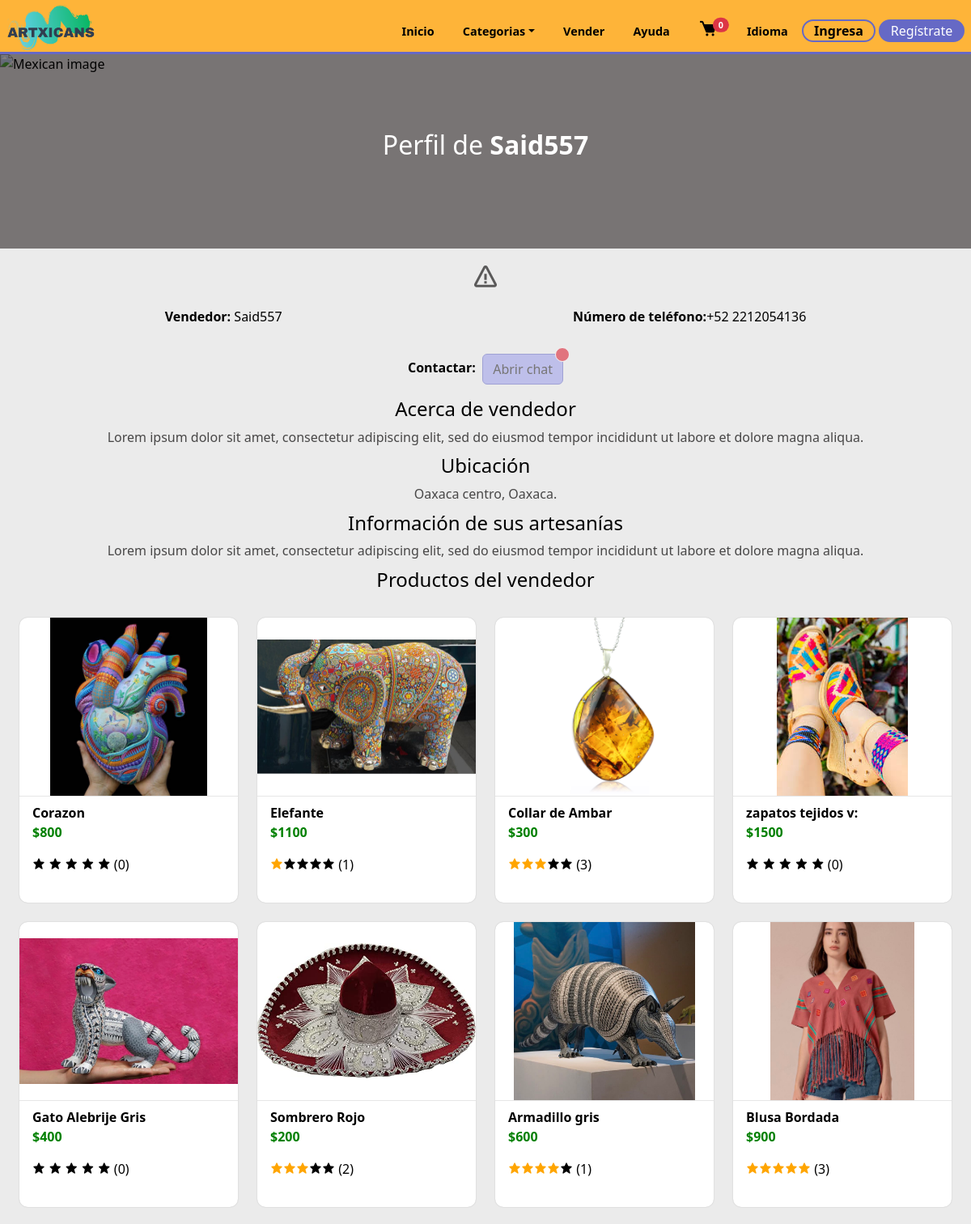
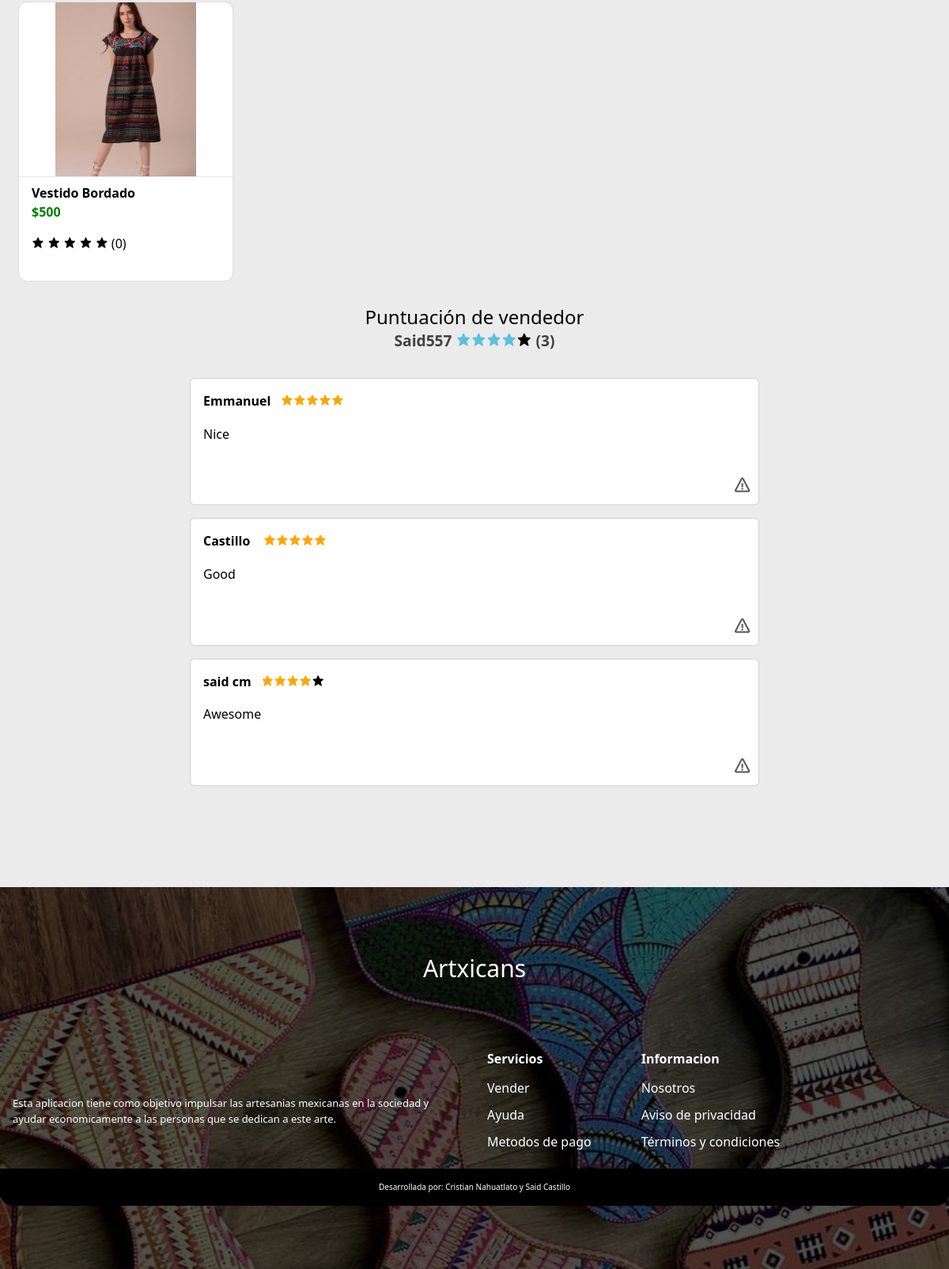
The app's page /profile-seller.php?seller_data=5 with its own data (2 pictures, top to bottom).
### tables this page shows
CREATE TABLE `reg_sellers` (
  `IDregseller` int(11) NOT NULL,
  `Nombre` varchar(255) NOT NULL,
  `apellidos` varchar(255) NOT NULL,
  `nickname` varchar(255) NOT NULL,
  `lada` int(4) NOT NULL,
  `telefono` varchar(20) NOT NULL,
  `telefonoref` varchar(20) NOT NULL,
  `domicilio` varchar(255) NOT NULL,
  `postal` varchar(10) NOT NULL,
  `identificador` varchar(255) NOT NULL,
  `solicitud` varchar(50) NOT NULL,
  `ID_registro` int(11) DEFAULT NULL
);

CREATE TABLE `sellers_data` (
  `id_data` int(11) NOT NULL,
  `description` varchar(150) NOT NULL,
  `desc_art` varchar(150) NOT NULL,
  `location` varchar(150) NOT NULL,
  `ID_registro` int(11) DEFAULT NULL
);

CREATE TABLE `products` (
  `id_product` int(11) NOT NULL,
  `product` varchar(80) NOT NULL,
  `image1` varchar(80) NOT NULL,
  `price` int(11) NOT NULL,
  `description` varchar(250) NOT NULL,
  `category` varchar(30) NOT NULL,
  `stock` int(11) NOT NULL,
  `image2` varchar(30) NOT NULL,
  `image3` varchar(30) NOT NULL,
  `ID_registro` int(11) DEFAULT NULL,
  `estatus` varchar(50) NOT NULL
);

CREATE TABLE `profile_comments` (
  `id_comment` int(11) NOT NULL,
  `star` int(11) NOT NULL,
  `comment` varchar(150) NOT NULL,
  `seller` int(11) DEFAULT NULL,
  `ID_registro` int(11) DEFAULT NULL
);

CREATE TABLE `registro` (
  `ID` int(11) NOT NULL,
  `Nombre` varchar(255) NOT NULL,
  `Correo` varchar(255) NOT NULL,
  `Contraseña` varchar(255) NOT NULL,
  `estatus` int(2) NOT NULL,
  `direccion` int(1) NOT NULL
);

### profile-seller.php (the view, shortened to what this page needs)
<?php
    include('./templates/cabecera.php');
    include('./global/conexion.php');
    $user = $_GET['seller_data'];
    $query = mysqli_query($conn,"SELECT * FROM reg_sellers WHERE ID_registro = $user");
    $data = mysqli_fetch_array($query);
?>
    <section class="profile-data">
        <div class="profile-seller">
            <div class="overlay-seller"></div>
            <div class="profileContent container">
                <div class="profileText">
                    <h1 class="title-profile">Perfil de <strong><?php echo $data['nickname']?></strong></h1>
                </div>
            </div>
        </div>
        <div class="report-seller">
          <a  data-bs-toggle="modal" style="cursor:pointer" data-bs-target="#ModalReportSeller-<?php echo $user?>" class="report-container"><i class='bx bx-error bx-md'></i></a>
        </div>
    <div class="inf0-seller">
        <p><strong>Vendedor:</strong>&nbsp;<?php echo $data['nickname']?></p>
        <p><strong>Número de teléfono:</strong>+<?php echo $data['lada'];?>&nbsp;<?php echo $data['telefono']?></p>
    </div>
    <?php
         if(!@$_SESSION['user']){  ?>
    <div class="chat">
        <p><strong>Contactar:</strong>&nbsp;&nbsp;<button type="button" disabled class="btn btn-info position-relative">
        Abrir chat
        <span class="position-absolute top-0 start-100 translate-middle p-2 bg-danger border border-light rounded-circle">
        </span>
        </button></p>
    </div>
    <?php }else{
    if($id_user <> $user){?>
    <div class="chat">
            <p><strong>Contactar:</strong>&nbsp;&nbsp;<button type="button" class="btn btn-info position-relative" onclick="location.href='./toChat.php?seller_data=<?php echo base64_encode($user)?>'" >
               Abrir chat
              <span class="position-absolute top-0 start-100 translate-middle p-2 bg-danger border border-light rounded-circle">
              <span class="visually-hidden">New alerts</span>
              </span>
              </button>
            </p>
    </div>
   <?php } }
        $query2 = mysqli_query($conn,"SELECT * FROM sellers_data WHERE ID_registro = $user");
        $data2 = mysqli_fetch_array($query2);
        if(empty($data2['description'])){}else{
    ?>
    <div class="about-seller">
      <h2 align="center">Acerca de vendedor </h2>
       <p class="txt-profile"><?php echo $data2['description']?></p>
    </div>
    <?php }
        if(empty($data2['location'])){}else{
    ?>
    <div class="ubicacion">
        <h2 align="center">Ubicación</h2>
        <p class="txt-profile"><?php echo $data2['location']?></p>
    </div>
    <?php }
        if(empty($data2['desc_art'])){}else{
    ?>
    <div class="about-art">
      <h2 align="center">Información de sus artesanías</h2>
      <p class="txt-profile"><?php echo $data2['desc_art']?></p>
    </div>
    <?php } ?>
    <div class="products-seller">
        <h2 align="center">Productos del vendedor</h2>
        <div class='mainContent grid' id="mainContent">
       <?php
        $query3 = mysqli_query($conn,"SELECT * FROM products WHERE ID_registro = $user ORDER BY rand()");
        while($data3 = mysqli_fetch_array($query3)){
            $id_p = $data3['id_product'];
       ?>
       <div class="single-product">
        <a href="product.php?id_product=<?php echo $data3['id_product'];?>" class='referencia'>
             <div class='imgDiv'>
                <img src="assets/products/<?php echo $data3['image1'];?>"  alt="<?php echo $data3['product']?>">
            </div>
            <div class="card-info">
                <span class="product-title"><?php echo $data3['product'];?></span>
                <span class="price">$<?php echo $data3['price'];?></span>
                <p style="color:black">
             <?php
                 $sql = mysqli_query($conn,"SELECT * FROM stars WHERE id_product = $id_p");
                 $sum =  mysqli_query($conn,"SELECT SUM(star) as score FROM stars WHERE id_product = $id_p");
                 $score = mysqli_fetch_array($sum);
                 $num = $sql->num_rows;
                 if($num > 0){
                     $d1 = $num * 1;$d2 = $num * 2;$d3 = $num * 3;$d4 = $num * 4;$d5 = $num * 5;
                     $counter = $score['score'];
                     if($counter >= $d5):
                     ?>
                     <i class="bx bxs-star bx-5"></i><i class="bx bxs-star bx-5"></i><i class="bx bxs-star bx-5"></i><i class="bx bxs-star bx-5"></i><i class="bx bxs-star bx-5"></i>
                     <?php elseif($counter >= $d4):?>
                     <i class="bx bxs-star bx-5"></i><i class="bx bxs-star bx-5"></i><i class="bx bxs-star bx-5"></i><i class="bx bxs-star bx-5"></i><i class="bx bxs-star bx-10"></i>
                     <?php elseif($counter >= $d3):?>
                     <i class="bx bxs-star bx-5"></i><i class="bx bxs-star bx-5"></i><i class="bx bxs-star bx-5"></i><i class="bx bxs-star bx-10"></i><i class="bx bxs-star bx-10"></i>
                     <?php elseif($counter >= $d2):?>
                     <i class="bx bxs-star bx-5"></i><i class="bx bxs-star bx-5"></i><i class="bx bxs-star bx-10"></i><i class="bx bxs-star bx-10"></i><i class="bx bxs-star bx-10"></i>
                     <?php else:?>
                     <i class="bx bxs-star bx-5"></i><i class="bx bxs-star bx-10"></i><i class="bx bxs-star bx-10"></i><i class="bx bxs-star bx-10"></i><i class="bx bxs-star bx-10"></i>
                     <?php endif;
                     ?>
                 (<?php echo $num?>)
             <?php  }else{ ?>
             <i class="bx bxs-star bx-10"></i>
             <i class="bx bxs-star bx-10"></i>
             <i class="bx bxs-star bx-10"></i>
             <i class="bx bxs-star bx-10"></i>
             <i class="bx bxs-star bx-10"></i>
               (0)
               <?php }?>
             </p>
            </div>
           </a>
        </div>
    <?php }?>
        </div>
    </div>
    <div class="stars-seller">
        <h2 align="center">Puntuación de vendedor</h2>
        <p align="center" class="vendor-class"><?php echo $data['nickname']?>
        <?php
                 $sql2 = mysqli_query($conn,"SELECT * FROM profile_comments WHERE seller = $user");
                 $sum2 =  mysqli_query($conn,"SELECT SUM(star) as score2 FROM profile_comments WHERE seller = $user");
                 $score2 = mysqli_fetch_array($sum2);
                 $num2 = $sql2->num_rows;
                 if($num2 > 0){
                     $d1x = $num2 * 1;$d2x = $num2 * 2;$d3x = $num2 * 3;$d4x = $num2 * 4;$d5x = $num2 * 5;
                     $counter2 = $score2['score2'];
                     if($counter2 >= $d5x):
                     ?>
                     <i class="bx bxs-star bx-6"></i><i class="bx bxs-star bx-6"></i><i class="bx bxs-star bx-6"></i><i class="bx bxs-star bx-6"></i><i class="bx bxs-star bx-6"></i>
                     <?php elseif($counter2 >= $d4x):?>
                     <i class="bx bxs-star bx-6"></i><i class="bx bxs-star bx-6"></i><i class="bx bxs-star bx-6"></i><i class="bx bxs-star bx-6"></i><i class="bx bxs-star bx-10"></i>
                     <?php elseif($counter2 >= $d3x):?>
                     <i class="bx bxs-star bx-6"></i><i class="bx bxs-star bx-6"></i><i class="bx bxs-star bx-6"></i><i class="bx bxs-star bx-10"></i><i class="bx bxs-star bx-10"></i>
                     <?php elseif($counter2 >= $d2x):?>
                     <i class="bx bxs-star bx-6"></i><i class="bx bxs-star bx-6"></i><i class="bx bxs-star bx-10"></i><i class="bx bxs-star bx-10"></i><i class="bx bxs-star bx-10"></i>
                     <?php else:?>
                     <i class="bx bxs-star bx-6"></i><i class="bx bxs-star bx-10"></i><i class="bx bxs-star bx-10"></i><i class="bx bxs-star bx-10"></i><i class="bx bxs-star bx-10"></i>
                     <?php endif;
                     ?>
                 (<?php echo $num2?>)
               <?php }?>
        </p>
    </div>
    <div class="all-comments">
        <?php
            $check = mysqli_query($conn,"SELECT * FROM profile_comments WHERE seller = $user");
            if($check->num_rows > 0){
            $cons = mysqli_query($conn,"SELECT * FROM profile_comments INNER JOIN registro ON profile_comments.ID_registro = registro.ID WHERE seller = '$user' ORDER BY rand()");
            while($res2 = mysqli_fetch_array($cons)){?>
    <div class="card card-comment">
        <div class="card-body">
          <div class="com-cointer">
        <p class="stars-score"><strong><?php echo $res2['Nombre']?></strong>&nbsp;&nbsp;
              <?php
              switch($res2['star']){
                case '4': echo "<i class='bx bxs-star bx-5'></i><i class='bx bxs-star bx-5'></i><i class='bx bxs-star bx-5'></i><i class='bx bxs-star bx-5'></i><i class='bx bxs-star bx-10'></i>";
                break;
                case '5': echo "<i class='bx bxs-star bx-5'></i><i class='bx bxs-star bx-5'></i><i class='bx bxs-star bx-5'></i><i class='bx bxs-star bx-5'></i><i class='bx bxs-star bx-5'></i>";
                break;
              }
              ?>
        </p>
        </div>
        <p > <?php echo $res2['comment']?></p>
      </div>
           <div class="options-container">
        <a  data-bs-toggle="modal" style="cursor:pointer" data-bs-target="#ModalReport-<?php echo $res2['id_comment']?>" class="report-container"><i class='bx bx-error bx-sm'></i></a>
      </div>
      </div>
            <?php }
            }else{
                ?>
                <div class="alert alert-dark" role="alert">
                  Este vendedor aún no cuenta con comentarios.
                </div>
                <?php
            }
        ?>
    </div>
</section>
<?php
    include('./templates/pie.php');
?>

### styles/home/products.css (style rules this page uses)
.mainContent { padding: 2rem 0 2rem; padding-left: 1.5rem; padding-right: 1.5rem; justify-content: center; gap: 1.5rem; }
.single-product { height: 100%; display: grid; row-gap: 10px; border-radius: 10px; align-items: center; box-shadow: 0 0 0.1em rgba(0,0,0,0.2); background-color: rgb(255, 255, 255); cursor: pointer; transition-property: box-shadow; overflow: hidden; }
.imgDiv { height: 220px; width: 100%; overflow: hidden; }
.imgDiv img { height: 100%; width: 100%; object-fit:contain; transition: hidden; }
.card-info { border-top: 1px solid rgb(230, 230, 230); padding: 0.5rem 1rem; display: flex; flex-flow: column; flex-wrap: wrap; }
.card-info * + * { display: block; margin-bottom: 1rem; }
.price { font-weight: bold; color: green; }
.product-title { font-weight: bold; color: black; }
@media screen and (min-width:420px) { .mainContent { grid-template-columns: repeat(2,1fr); } }
@media screen and (min-width:420px) { .single-product { height: auto; } }
@media screen and (min-width:720px) { .mainContent { grid-template-columns: repeat(3,1fr); } }
@media screen and (min-width:720px) { .single-product { height: auto; } }
@media screen and (min-width:1024px) { .mainContent { grid-template-columns: repeat(4,1fr); } }
@media screen and (min-width:1024px) { .single-product { height: auto; } }
.btn-info { --bs-btn-color: var(--bs-white); --bs-btn-bg: var(--second-alpha-color); --bs-btn-border-color: var(--second-alpha-color); --bs-btn-hover-color: var(--bs-white); --bs-btn-hover-bg: #787bc8; --bs-btn-hover-border-color:var(--second-alpha-color) ; --bs-btn-focus-shadow-rgb: var(--bd-violet-rgb); --bs-btn-active-color: var(--bs-btn-hover-color); --bs-btn-active-bg: var(--second-alpha-color); --bs-btn-active-border-color: var(--second-alpha-color); --bs-btn-disabled-color:rgb(57, 55, 55); --bs-btn-disabled-bg: #a7a9ea; --bs-btn-disabled-border-color: #787bc8; }
.all-comments { margin: 0 auto; display: flex; align-items: center; justify-content: center; flex-wrap: wrap; flex-direction: column; }
.card-comment { margin-top: 1rem; width:90vw; }
.bx-10 { color: black; }
.bx-5 { color: orange; }
.bx-6 { color: #5bc0de; }
@media screen and (min-width: 768px) { .card-comment { width:60vw; } }

### styles/home/main.css (style rules this page uses)
body { top:0px !important; }

### styles/pages/products.css (style rules this page uses)
.options-container { display:flex; justify-content:end; padding :0.5rem; }
.report-container,.show-more-comment { color: black; }
.report-container .bx { color: rgb(90, 89, 89); }

### styles/pages/sellers.css (style rules this page uses)
.profile-seller { width: 100%; height: 20vh; position: relative; display: flex; align-items: center; justify-content: center; margin: 0rem auto; }
.profile-seller .overlay-seller { position: absolute; height: 100%; width: 100%; background: rgb(65, 63, 63); top: 0; bottom: 0; z-index: 1; mix-blend-mode: hard-light; }
.profileContent { width: 100%; height: max-content; padding: 0 1.5rem 1rem; display: flex; flex-direction: column; align-items: center; justify-content: center; margin:0 auto; color: white; z-index: 100; }
.title-profile { font-weight: 500; position: relative; text-align: center; margin: 0 auto; font-size: 1.5rem; }
.title-profile strong { font-weight: bold; }
.inf0-seller { margin: 1rem 2rem; display: flex; align-items: center; justify-content: space-around; flex-wrap: wrap; gap: 1rem; }
.ubicacion { margin: 0.2rem 2rem; }
.chat { display: grid; place-items: center; }
.txt-profile { font-size: 1rem; margin: 0.5rem auto; text-align: center; color: rgb(72, 71, 71); }
.vendor-class { font-size: 1.2rem; color: rgb(67, 66, 66); font-weight: bold; }
.report-seller { display: flex; align-items: center; justify-content: center; margin: 1rem 0; }
@media screen and (min-width:768px) { .title-profile { font-size:2rem; } }
@media screen and (min-width:768px) { .profile-seller { height: 30vh; } }

### helpers/loader.php (style rules this page uses)
*,*:after,*:before { margin:0; padding:0; -webkit-box-sizing:border-box; -moz-box-sizing:border-box; box-sizing:border-box; }

### records on screen
reg_sellers: nickname "Said557", lada "52", telefono "2212054136"
sellers_data: description "Lorem ipsum dolor sit amet, consectetur adipiscing elit, sed do eiusmod tempor incididunt ut labore et dolore magna aliqua.", location "Oaxaca centro, Oaxaca.", desc_art "Lorem ipsum dolor sit amet, consectetur adipiscing elit, sed do eiusmod tempor incididunt ut labore et dolore magna aliqua.", id_data "1"
products: image1 (picture), product "Corazon", price "800", shows "(0)"
products: image1 (picture), product "Elefante", price "1100"
products: image1 (picture), product "Collar de Ambar", price "300", num "3"
products: image1 (picture), product "zapatos tejidos v:", price "1500", stock 0 (drawn)
products: image1 (picture), product "Gato Alebrije Gris", price "400", shows "(0)"
products: image1 (picture), product "Sombrero Rojo", price "200", num "2"
products: image1 (picture), product "Armadillo gris", price "600", num "1"
products: image1 (picture), product "Blusa Bordada", price "900", num "3"
products: image1 (picture), product "Vestido Bordado", price "500", shows "(0)"
profile_comments: ID_registro.Nombre "Emmanuel", star 5 (drawn), comment "Nice"
profile_comments: ID_registro.Nombre "Castillo", star 5 (drawn), comment "Good"
profile_comments: ID_registro.Nombre "said cm", star 4 (drawn), comment "Awesome"

### other values on screen
$num2 "3"
